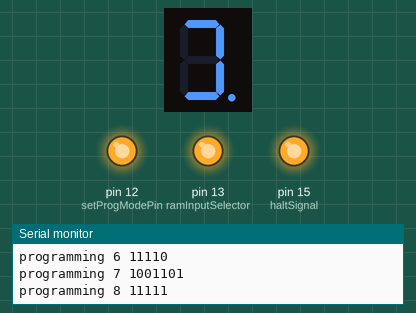
A sketch run on a simulated Arduino Uno, built with avr-gcc and run on an emulated ATmega328P. Shown: 1-digit seven-segment display, output pins drawn as LEDs (lit = HIGH), the last lines printed to the serial monitor. Wiring (inferred from the names in the program): MAX7219 LED driver: data pin 16; clock pin 4; CS pin 5. Pins used as bus, display or sensor lines are not drawn.

Above: at 2.5 s.
At 4.9 s:
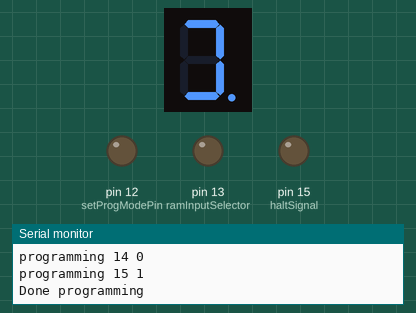
Timing chart, 0 to 6.4 s (numbered marks = the images above):
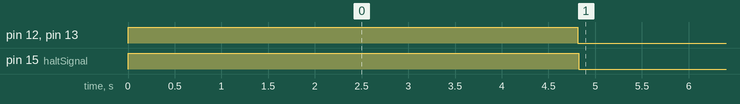

The sketch:

bootloader.ino
```cpp
const byte NOP = 0b00000000;
const byte LDA = 0b00010000;
const byte ADD = 0b00100000;
const byte SUB = 0b00110000;
const byte STA = 0b01000000;
const byte LDI = 0b01010000;
const byte JMP = 0b01100000;
const byte JC  = 0b01110000;
const byte JZ  = 0b10000000;
const byte OUT = 0b11100000;
const byte HLT = 0b11110000;

const int clockPin = 4;           //D2
const int latchPin = 5;           //D1
const int dataPin = 16;           //D0
const int ramWritePin = 0;        //D3
const int resetPin = 14;          //D5
const int setProgModePin = 12;    //D6
const int ramInputSelector = 13;  //D7
const int haltSignal = 15;        //D8

/*byte program[16] = {LDA | 14,
                    ADD | 15,
                    OUT,
                    JMP | 1,
                    0,
                    0,
                    0,
                    0,
                    0,
                    0,
                    0,
                    0,
                    0,
                    0,
                    0,
                    1
                   };
*/
//Fibonacci
byte program[16] = {LDI | 1,
                    STA | 14,
                    LDI | 0,
                    OUT,
                    ADD | 14,
                    STA | 15,
                    LDA | 14,
                    STA | 13,
                    LDA | 15,
                    STA | 14,
                    LDA | 13,
                    JC | 0,
                    JMP | 3,
                    0,
                    0,
                    1
                   };

void setup() {
  Serial.begin(115200);
  Serial.println("setup");
  pinMode(latchPin, OUTPUT);
  pinMode(clockPin, OUTPUT);
  pinMode(dataPin, OUTPUT);
  pinMode(resetPin, OUTPUT);
  pinMode(ramWritePin, OUTPUT);
  pinMode(ramInputSelector, OUTPUT);
  pinMode(setProgModePin, OUTPUT);
  pinMode(haltSignal, OUTPUT);

  digitalWrite(haltSignal, HIGH);
  digitalWrite(setProgModePin, HIGH);
  digitalWrite(ramInputSelector, HIGH);

  for (int addr = 0; addr <= 15; addr++) {
    Serial.print("programming ");
    Serial.print(addr);
    Serial.print(" ");
    Serial.println(program[addr], BIN);
    digitalWrite(latchPin, LOW);
    shiftOut(dataPin, clockPin, LSBFIRST, addr << 4);
    shiftOut(dataPin, clockPin, LSBFIRST, program[addr]);
    digitalWrite(latchPin, HIGH);

    delay(50);

    digitalWrite(ramWritePin, LOW);
    delayMicroseconds(100);
    digitalWrite(ramWritePin, HIGH);

    delay(250);
  }

  digitalWrite(setProgModePin, LOW);
  digitalWrite(ramInputSelector, LOW);
  Serial.println("Done programming");

  digitalWrite(resetPin, HIGH);
  delay(10);
  digitalWrite(haltSignal, LOW);
  digitalWrite(resetPin, LOW);
}

void loop() {
}
```
